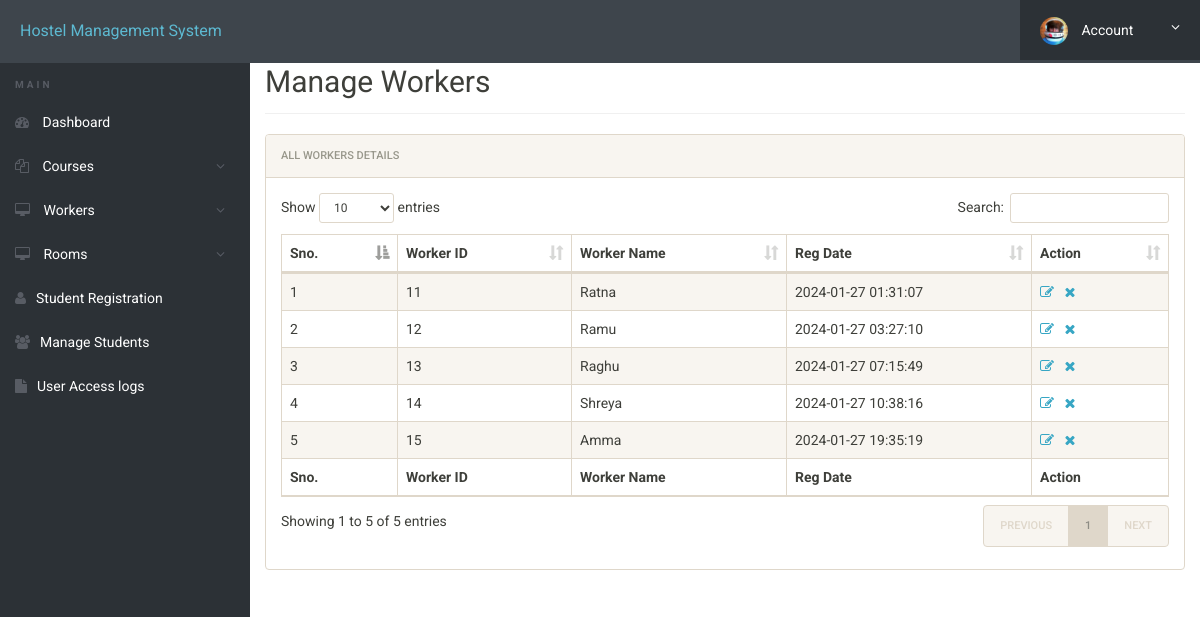
/admin/worker-details.php (signed in), run on the app's committed database.
### tables this page shows
CREATE TABLE IF NOT EXISTS `workers` (
    `id` int(11) NOT NULL,
    `name` varchar(20),
    `workers_id` int(4),
    `posting_date` timestamp NOT NULL DEFAULT CURRENT_TIMESTAMP
);

### admin/worker-details.php (the view, shortened to what this page needs)
<?php
include('includes/config.php');
?>
<!doctype html>
<html lang="en" class="no-js">
<head>
	<link rel="stylesheet" href="css/font-awesome.min.css">
	<link rel="stylesheet" href="css/bootstrap.min.css">
	<link rel="stylesheet" href="css/dataTables.bootstrap.min.css">
	<link rel="stylesheet" href="css/bootstrap-social.css">
	<link rel="stylesheet" href="css/bootstrap-select.css">
	<link rel="stylesheet" href="css/fileinput.min.css">
	<link rel="stylesheet" href="css/awesome-bootstrap-checkbox.css">
	<link rel="stylesheet" href="css/style.css">
</head>
<body>
	<?php include('includes/header.php');?>
	<div class="ts-main-content">
			<?php include('includes/sidebar.php');?>
		<div class="content-wrapper">
			<div class="container-fluid">
				<div class="row">
					<div class="col-md-12"><br/>
						<h2 class="page-title">Manage Workers</h2>
						<div class="panel panel-default">
							<div class="panel-heading">All Workers Details</div>
							<div class="panel-body">
								<table id="zctb" class="display table table-striped table-bordered table-hover" cellspacing="0" width="100%">
									<thead>
										<tr>
											<th>Sno.</th>
											<th>Worker ID</th>
											<th>Worker Name</th>
											<th>Reg Date </th>
											<th>Action</th>
										</tr>
									</thead>
									<tfoot>
										<tr>
											<th>Sno.</th>
											<th>Worker ID</th>
											<th>Worker Name</th>
											<th>Reg Date </th>
											<th>Action</th>										</tr>
									</tfoot>
									<tbody>
<?php
$ret="select * from workers";
$stmt= $mysqli->prepare($ret) ;
$stmt->execute() ;
$res=$stmt->get_result();
$cnt=1;
while($row=$res->fetch_object())
	  {
	  	?>
<tr><td><?php echo $cnt;;?></td>
<td><?php echo $row->workers_id;?></td>
<td><?php echo $row->name;?></td>
<td><?php echo $row->posting_date;?></td>
<td><a href="edit-course.php?id=<?php echo $row->id;?>"><i class="fa fa-edit"></i></a>&nbsp;&nbsp;
<a href="worker-details.php?del=<?php echo $row->id;?>" onclick="return confirm("Do you want to delete");"><i class="fa fa-close"></i></a></td>
										</tr>
									<?php
$cnt=$cnt+1;
									 } ?>
									</tbody>
								</table>
							</div>
						</div>
					</div>
				</div>
			</div>
		</div>
	</div>
</body>
</html>

### admin/css/style.css (style rules this page uses)
html { font-size: 14px; }
@media only screen and (min-width: 480px) { html { font-size: 17px; } }
@media only screen and (min-width: 768px) { html { font-size: 14px; } }
body { font-size: 1em; }
a { color: #37a6c4; }
.panel { overflow: hidden; }
.page-title { padding-bottom: 15px; margin-bottom: 20px; border-bottom: 1px solid #f0f0f0; }
.ts-main-content .content-wrapper { padding-top: 15px; margin-top: 10px; }
@media only screen and (min-width: 992px) { .ts-main-content .content-wrapper { margin-left: 250px; } }

### data on the page
workers: workers "11", name "Ratna", posting_date "2024-01-27 01:31:07"
workers: workers "12", name "Ramu", posting_date "2024-01-27 03:27:10"
workers: workers "13", name "Raghu", posting_date "2024-01-27 07:15:49"
workers: workers "14", name "Shreya", posting_date "2024-01-27 10:38:16"
workers: workers "15", name "Amma", posting_date "2024-01-27 19:35:19"
